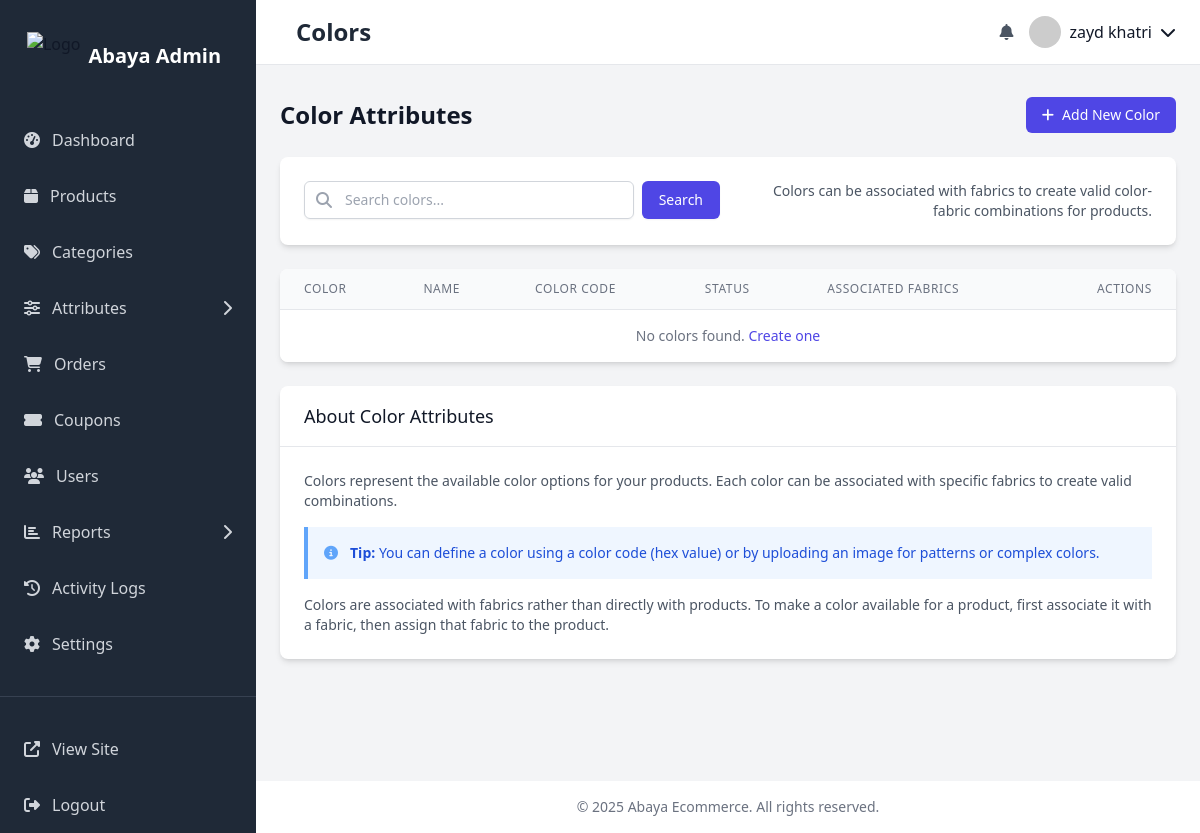
The app's page /dashboard/attributes/colors/ (signed in), older data.
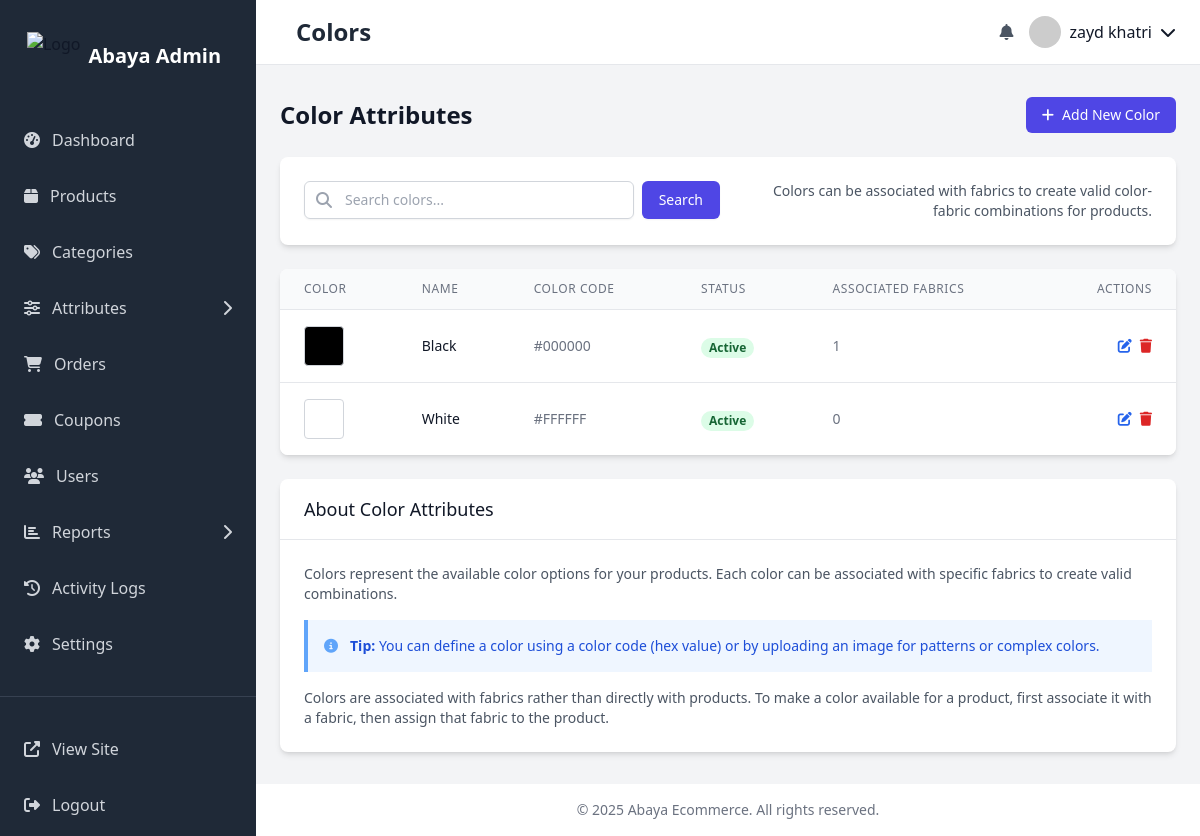
The same page, newer data.
### products/models.py (models this page shows, shortened)
class Color(models.Model):
    id = models.UUIDField(primary_key=True, default=uuid.uuid4, editable=False)
    name = models.CharField(max_length=100)  # Red, Blue, Green, etc.
    color_code = models.CharField(max_length=10, blank=True, null=True)  # Hex color code
    image = models.ImageField(upload_to='colors/', blank=True, null=True)  # For patterns or complex colors
    is_active = models.BooleanField(default=True)
    fabrics = models.ManyToManyField(Fabric, through='FabricColor', related_name='colors')
    created_at = models.DateTimeField(auto_now_add=True)
    updated_at = models.DateTimeField(auto_now=True)
    class Meta:
        ordering = ['name']
        verbose_name = 'Color'
        verbose_name_plural = 'Colors'

### dashboard/views/attribute_views.py (the view)
# urls.py: path('attributes/colors/', views.color_list, name='color_list'),
@staff_member_required
def color_list(request):
    colors = Color.objects.all().order_by('name')
    search_query = request.GET.get('search', '')
    if search_query:
        colors = colors.filter(name__icontains=search_query)
    colors = colors.annotate(fabric_count=Count('fabrics', distinct=True))
    colors = paginate_queryset(request, colors, 20)
    return render(request, 'dashboard/attributes/color_list.html', {
        'colors': colors,
        'search_query': search_query,
    })

### carts/context_processors.py (called while the page is built, shortened)
def cart(request):
    cart_count = 0
    cart_total = 0
    wishlist_count = 0
    if request.user.is_authenticated:
        try:
            cart = Cart.objects.get(user=request.user)
            cart_count = cart.get_item_count()
            cart_total = cart.get_total_price()
        except Cart.DoesNotExist:
            cart = None
        try:
            wishlist = Wishlist.objects.get(user=request.user)
            wishlist_count = wishlist.get_item_count()
        except Wishlist.DoesNotExist:
            wishlist = None
    return {
        'cart_count': cart_count,
        'cart_total': cart_total,
        'wishlist_count': wishlist_count,
    }

### carts/models.py (called while the page is built)
    def get_total_price(self):
        return sum(item.get_total_price() for item in self.items.all())

    def get_item_count(self):
        return sum(item.quantity for item in self.items.all())

    def get_total_price(self):
        return self.product.get_active_price() * self.quantity

    def get_item_count(self):
        return self.items.count()

### dashboard/utils.py (called while the page is built)
def is_staff_or_admin(user):
    return user.is_authenticated and (user.is_staff or user.role == 'ADMIN')

### templates/dashboard/attributes/color_list.html (shortened to what the changed rows need)
{% extends 'dashboard/base.html' %}
{% load static %}
{% block page_title %}Colors{% endblock %}
{% block content %}
<div class="flex flex-col md:flex-row justify-between items-start md:items-center mb-6">
    <h1 class="text-2xl font-semibold text-gray-900 mb-4 md:mb-0">Color Attributes</h1>
</div>
<div class="bg-white rounded-lg shadow-md overflow-hidden">
    <div class="overflow-x-auto">
        <table class="min-w-full divide-y divide-gray-200">
            <thead class="bg-gray-50">
                <tr>
                    <th scope="col" class="px-6 py-3 text-left text-xs font-medium text-gray-500 uppercase tracking-wider">Color</th>
                    <th scope="col" class="px-6 py-3 text-left text-xs font-medium text-gray-500 uppercase tracking-wider">Name</th>
                    <th scope="col" class="px-6 py-3 text-left text-xs font-medium text-gray-500 uppercase tracking-wider">Color Code</th>
                    <th scope="col" class="px-6 py-3 text-left text-xs font-medium text-gray-500 uppercase tracking-wider">Status</th>
                    <th scope="col" class="px-6 py-3 text-left text-xs font-medium text-gray-500 uppercase tracking-wider">Associated Fabrics</th>
                    <th scope="col" class="px-6 py-3 text-right text-xs font-medium text-gray-500 uppercase tracking-wider">Actions</th>
                </tr>
            </thead>
            <tbody class="bg-white divide-y divide-gray-200">
                {% for color in colors %}
                <tr class="hover:bg-gray-50">
                    <td class="px-6 py-4 whitespace-nowrap">
                        <div class="flex items-center">
                            {% if color.color_code %}
                            <div class="w-10 h-10 rounded border border-gray-300" style="background-color: {{ color.color_code }};"></div>
                            {% elif color.image %}
                            <div class="w-10 h-10 rounded overflow-hidden">
                                <img src="{{ color.image.url }}" alt="{{ color.name }}" class="w-full h-full object-cover">
                            </div>
                            {% else %}
                            <div class="w-10 h-10 rounded bg-gray-200 flex items-center justify-center">
                                <i class="fa-solid fa-palette text-gray-400"></i>
                            </div>
                            {% endif %}
                        </div>
                    </td>
                    <td class="px-6 py-4 whitespace-nowrap">
                        <div class="text-sm font-medium text-gray-900">{{ color.name }}</div>
                    </td>
                    <td class="px-6 py-4 whitespace-nowrap">
                        <div class="text-sm text-gray-500">{{ color.color_code|default:"-" }}</div>
                    </td>
                    <td class="px-6 py-4 whitespace-nowrap">
                        {% if color.is_active %}
                        <span class="px-2 inline-flex text-xs leading-5 font-semibold rounded-full bg-green-100 text-green-800">
                            Active
                        </span>
                        {% else %}
                        <span class="px-2 inline-flex text-xs leading-5 font-semibold rounded-full bg-red-100 text-red-800">
                            Inactive
                        </span>
                        {% endif %}
                    </td>
                    <td class="px-6 py-4 whitespace-nowrap text-sm text-gray-500">
                        {{ color.fabric_count }}
                    </td>
                    <td class="px-6 py-4 whitespace-nowrap text-right text-sm font-medium">
                        <div class="flex justify-end space-x-2">
                            <a href="{% url 'dashboard:color_edit' uuid=color.id %}" class="text-blue-600 hover:text-blue-900" title="Edit">
                                <i class="fa-solid fa-edit"></i>
                            </a>
                            <a href="{% url 'dashboard:color_delete' uuid=color.id %}" class="text-red-600 hover:text-red-900" title="Delete">
                                <i class="fa-solid fa-trash"></i>
                            </a>
                        </div>
                    </td>
                </tr>
                {% empty %}
                <tr>
                    <td colspan="6" class="px-6 py-4 text-center text-sm text-gray-500">
                        No colors found.
                        <a href="{% url 'dashboard:color_create' %}" class="text-indigo-600 hover:text-indigo-900">Create one</a>
                    </td>
                </tr>
                {% endfor %}
            </tbody>
        </table>
    </div>
</div>
<div class="mt-6 bg-white rounded-lg shadow-md overflow-hidden">
    <div class="px-6 py-4 border-b border-gray-200">
        <h2 class="text-lg font-medium text-gray-900">About Color Attributes</h2>
    </div>
</div>
{% endblock %}

Row changes from the older to the newer data that the page shows:
added Color: name "Black", color_code "#000000", is_active "Active", fabric_count "1"
added Color: name "White", color_code "#FFFFFF", is_active "Active", fabric_count "0"
Text that changed along with them:
text no longer shown: "No colors found. Create one"
